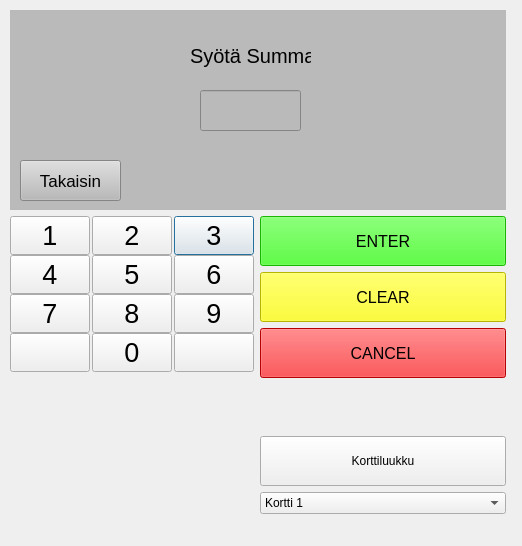
<?xml version="1.0" encoding="UTF-8"?>
<ui version="4.0">
 <class>nosto</class>
 <widget class="QDialog" name="nosto">
  <property name="geometry">
   <rect>
    <x>0</x>
    <y>0</y>
    <width>522</width>
    <height>546</height>
   </rect>
  </property>
  <property name="windowTitle">
   <string>Dialog</string>
  </property>
  <widget class="QWidget" name="layoutWidget">
   <property name="geometry">
    <rect>
     <x>10</x>
     <y>10</y>
     <width>496</width>
     <height>504</height>
    </rect>
   </property>
   <layout class="QGridLayout" name="gridLayout_3" rowstretch="0,0" rowminimumheight="200,0">
    <item row="1" column="0">
     <layout class="QGridLayout" name="gridLayout">
      <property name="horizontalSpacing">
       <number>2</number>
      </property>
      <property name="verticalSpacing">
       <number>0</number>
      </property>
      <item row="1" column="3">
       <widget class="QPushButton" name="N3">
        <property name="maximumSize">
         <size>
          <width>80</width>
          <height>50</height>
         </size>
        </property>
        <property name="font">
         <font>
          <pointsize>20</pointsize>
          <kerning>true</kerning>
         </font>
        </property>
        <property name="text">
         <string>3</string>
        </property>
       </widget>
      </item>
      <item row="1" column="1">
       <widget class="QPushButton" name="N2">
        <property name="maximumSize">
         <size>
          <width>80</width>
          <height>50</height>
         </size>
        </property>
        <property name="font">
         <font>
          <pointsize>20</pointsize>
          <kerning>true</kerning>
         </font>
        </property>
        <property name="text">
         <string>2</string>
        </property>
       </widget>
      </item>
      <item row="1" column="0">
       <widget class="QPushButton" name="N1">
        <property name="maximumSize">
         <size>
          <width>80</width>
          <height>50</height>
         </size>
        </property>
        <property name="font">
         <font>
          <pointsize>20</pointsize>
          <kerning>true</kerning>
         </font>
        </property>
        <property name="text">
         <string>1</string>
        </property>
       </widget>
      </item>
      <item row="3" column="3">
       <widget class="QPushButton" name="N6">
        <property name="maximumSize">
         <size>
          <width>80</width>
          <height>50</height>
         </size>
        </property>
        <property name="font">
         <font>
          <pointsize>20</pointsize>
          <kerning>true</kerning>
         </font>
        </property>
        <property name="text">
         <string>6</string>
        </property>
       </widget>
      </item>
      <item row="3" column="0">
       <widget class="QPushButton" name="N4">
        <property name="maximumSize">
         <size>
          <width>80</width>
          <height>50</height>
         </size>
        </property>
        <property name="font">
         <font>
          <pointsize>20</pointsize>
          <kerning>true</kerning>
         </font>
        </property>
        <property name="text">
         <string>4</string>
        </property>
       </widget>
      </item>
      <item row="5" column="3">
       <widget class="QPushButton" name="blank2">
        <property name="maximumSize">
         <size>
          <width>80</width>
          <height>50</height>
         </size>
        </property>
        <property name="font">
         <font>
          <pointsize>20</pointsize>
          <kerning>true</kerning>
         </font>
        </property>
        <property name="text">
         <string/>
        </property>
       </widget>
      </item>
      <item row="5" column="1">
       <widget class="QPushButton" name="N0">
        <property name="maximumSize">
         <size>
          <width>80</width>
          <height>50</height>
         </size>
        </property>
        <property name="font">
         <font>
          <pointsize>20</pointsize>
          <kerning>true</kerning>
         </font>
        </property>
        <property name="text">
         <string>0</string>
        </property>
       </widget>
      </item>
      <item row="4" column="3">
       <widget class="QPushButton" name="N9">
        <property name="maximumSize">
         <size>
          <width>80</width>
          <height>50</height>
         </size>
        </property>
        <property name="font">
         <font>
          <pointsize>20</pointsize>
          <kerning>true</kerning>
         </font>
        </property>
        <property name="text">
         <string>9</string>
        </property>
       </widget>
      </item>
      <item row="4" column="1">
       <widget class="QPushButton" name="N8">
        <property name="maximumSize">
         <size>
          <width>80</width>
          <height>50</height>
         </size>
        </property>
        <property name="font">
         <font>
          <pointsize>20</pointsize>
          <kerning>true</kerning>
         </font>
        </property>
        <property name="text">
         <string>8</string>
        </property>
       </widget>
      </item>
      <item row="5" column="0">
       <widget class="QPushButton" name="blank1">
        <property name="maximumSize">
         <size>
          <width>80</width>
          <height>50</height>
         </size>
        </property>
        <property name="font">
         <font>
          <pointsize>20</pointsize>
          <kerning>true</kerning>
         </font>
        </property>
        <property name="text">
         <string/>
        </property>
       </widget>
      </item>
      <item row="3" column="1">
       <widget class="QPushButton" name="N5">
        <property name="maximumSize">
         <size>
          <width>80</width>
          <height>50</height>
         </size>
        </property>
        <property name="font">
         <font>
          <pointsize>20</pointsize>
          <kerning>true</kerning>
         </font>
        </property>
        <property name="text">
         <string>5</string>
        </property>
       </widget>
      </item>
      <item row="4" column="0">
       <widget class="QPushButton" name="N7">
        <property name="maximumSize">
         <size>
          <width>80</width>
          <height>50</height>
         </size>
        </property>
        <property name="font">
         <font>
          <pointsize>20</pointsize>
          <kerning>true</kerning>
         </font>
        </property>
        <property name="text">
         <string>7</string>
        </property>
       </widget>
      </item>
      <item row="6" column="0">
       <spacer name="verticalSpacer_3">
        <property name="orientation">
         <enum>Qt::Vertical</enum>
        </property>
        <property name="sizeHint" stdset="0">
         <size>
          <width>20</width>
          <height>40</height>
         </size>
        </property>
       </spacer>
      </item>
     </layout>
    </item>
    <item row="0" column="0" colspan="3">
     <layout class="QGridLayout" name="gridLayout_2">
      <item row="0" column="0">
       <widget class="QFrame" name="display">
        <property name="styleSheet">
         <string notr="true">background-color: rgb(186, 186, 186);</string>
        </property>
        <property name="frameShape">
         <enum>QFrame::StyledPanel</enum>
        </property>
        <property name="frameShadow">
         <enum>QFrame::Raised</enum>
        </property>
        <widget class="QStackedWidget" name="stackedWidget">
         <property name="geometry">
          <rect>
           <x>0</x>
           <y>0</y>
           <width>501</width>
           <height>201</height>
          </rect>
         </property>
         <property name="currentIndex">
          <number>1</number>
         </property>
         <widget class="QWidget" name="page">
          <widget class="QPushButton" name="eur20">
           <property name="geometry">
            <rect>
             <x>0</x>
             <y>0</y>
             <width>71</width>
             <height>41</height>
            </rect>
           </property>
           <property name="font">
            <font>
             <pointsize>11</pointsize>
            </font>
           </property>
           <property name="text">
            <string>20€</string>
           </property>
          </widget>
          <widget class="QPushButton" name="eur40">
           <property name="geometry">
            <rect>
             <x>0</x>
             <y>50</y>
             <width>71</width>
             <height>41</height>
            </rect>
           </property>
           <property name="font">
            <font>
             <pointsize>11</pointsize>
            </font>
           </property>
           <property name="text">
            <string>40€</string>
           </property>
          </widget>
          <widget class="QPushButton" name="eur50">
           <property name="geometry">
            <rect>
             <x>0</x>
             <y>100</y>
             <width>71</width>
             <height>41</height>
            </rect>
           </property>
           <property name="font">
            <font>
             <pointsize>11</pointsize>
            </font>
           </property>
           <property name="text">
            <string>50€</string>
           </property>
          </widget>
          <widget class="QPushButton" name="eur80">
           <property name="geometry">
            <rect>
             <x>430</x>
             <y>0</y>
             <width>71</width>
             <height>41</height>
            </rect>
           </property>
           <property name="font">
            <font>
             <pointsize>11</pointsize>
            </font>
           </property>
           <property name="text">
            <string>80€</string>
           </property>
          </widget>
          <widget class="QPushButton" name="eur100">
           <property name="geometry">
            <rect>
             <x>430</x>
             <y>50</y>
             <width>71</width>
             <height>41</height>
            </rect>
           </property>
           <property name="font">
            <font>
             <pointsize>11</pointsize>
            </font>
           </property>
           <property name="text">
            <string>100€</string>
           </property>
          </widget>
          <widget class="QPushButton" name="eur150">
           <property name="geometry">
            <rect>
             <x>430</x>
             <y>100</y>
             <width>71</width>
             <height>41</height>
            </rect>
           </property>
           <property name="font">
            <font>
             <pointsize>11</pointsize>
            </font>
           </property>
           <property name="text">
            <string>150€</string>
           </property>
          </widget>
          <widget class="QPushButton" name="eur200">
           <property name="geometry">
            <rect>
             <x>430</x>
             <y>150</y>
             <width>71</width>
             <height>41</height>
            </rect>
           </property>
           <property name="font">
            <font>
             <pointsize>11</pointsize>
            </font>
           </property>
           <property name="text">
            <string>200€</string>
           </property>
          </widget>
          <widget class="QPushButton" name="muuButton">
           <property name="geometry">
            <rect>
             <x>0</x>
             <y>150</y>
             <width>71</width>
             <height>41</height>
            </rect>
           </property>
           <property name="font">
            <font>
             <pointsize>9</pointsize>
            </font>
           </property>
           <property name="text">
            <string>Muu Summa</string>
           </property>
          </widget>
         </widget>
         <widget class="QWidget" name="page_2">
          <widget class="QLineEdit" name="muuSummaLineEdit">
           <property name="geometry">
            <rect>
             <x>190</x>
             <y>80</y>
             <width>101</width>
             <height>41</height>
            </rect>
           </property>
           <property name="font">
            <font>
             <pointsize>15</pointsize>
            </font>
           </property>
          </widget>
          <widget class="QLabel" name="label">
           <property name="geometry">
            <rect>
             <x>180</x>
             <y>30</y>
             <width>121</width>
             <height>31</height>
            </rect>
           </property>
           <property name="font">
            <font>
             <pointsize>15</pointsize>
            </font>
           </property>
           <property name="text">
            <string>Syötä Summa</string>
           </property>
          </widget>
          <widget class="QPushButton" name="nostoTakaisin">
           <property name="geometry">
            <rect>
             <x>10</x>
             <y>150</y>
             <width>101</width>
             <height>41</height>
            </rect>
           </property>
           <property name="font">
            <font>
             <pointsize>13</pointsize>
            </font>
           </property>
           <property name="text">
            <string>Takaisin</string>
           </property>
          </widget>
         </widget>
        </widget>
       </widget>
      </item>
     </layout>
    </item>
    <item row="1" column="1" colspan="2">
     <layout class="QVBoxLayout" name="verticalLayout_5">
      <item>
       <widget class="QPushButton" name="okButton">
        <property name="minimumSize">
         <size>
          <width>0</width>
          <height>50</height>
         </size>
        </property>
        <property name="font">
         <font>
          <family>Segoe UI</family>
          <pointsize>12</pointsize>
          <italic>false</italic>
          <bold>false</bold>
          <kerning>true</kerning>
         </font>
        </property>
        <property name="styleSheet">
         <string notr="true">background-color: rgb(34, 255, 0);
font: 12pt &quot;Segoe UI&quot;;</string>
        </property>
        <property name="text">
         <string>ENTER</string>
        </property>
       </widget>
      </item>
      <item>
       <widget class="QPushButton" name="clearButton">
        <property name="minimumSize">
         <size>
          <width>0</width>
          <height>50</height>
         </size>
        </property>
        <property name="font">
         <font>
          <family>Segoe UI</family>
          <pointsize>12</pointsize>
          <italic>false</italic>
          <bold>false</bold>
          <kerning>true</kerning>
         </font>
        </property>
        <property name="styleSheet">
         <string notr="true">background-color: rgb(255, 255, 0);
font: 12pt &quot;Segoe UI&quot;;</string>
        </property>
        <property name="text">
         <string>CLEAR</string>
        </property>
       </widget>
      </item>
      <item>
       <widget class="QPushButton" name="cancelButton">
        <property name="minimumSize">
         <size>
          <width>0</width>
          <height>50</height>
         </size>
        </property>
        <property name="font">
         <font>
          <family>Segoe UI</family>
          <pointsize>12</pointsize>
          <italic>false</italic>
          <bold>false</bold>
          <kerning>true</kerning>
         </font>
        </property>
        <property name="styleSheet">
         <string notr="true">background-color: rgb(255, 0, 4);
font: 12pt &quot;Segoe UI&quot;;</string>
        </property>
        <property name="text">
         <string>CANCEL</string>
        </property>
        <property name="checkable">
         <bool>false</bool>
        </property>
       </widget>
      </item>
      <item>
       <spacer name="verticalSpacer">
        <property name="orientation">
         <enum>Qt::Vertical</enum>
        </property>
        <property name="sizeHint" stdset="0">
         <size>
          <width>20</width>
          <height>40</height>
         </size>
        </property>
       </spacer>
      </item>
      <item>
       <widget class="QPushButton" name="insertCardButton">
        <property name="minimumSize">
         <size>
          <width>240</width>
          <height>50</height>
         </size>
        </property>
        <property name="text">
         <string>Korttiluukku</string>
        </property>
       </widget>
      </item>
      <item>
       <widget class="QComboBox" name="comboBox">
        <item>
         <property name="text">
          <string>Kortti 1</string>
         </property>
        </item>
        <item>
         <property name="text">
          <string>Kortti 2</string>
         </property>
        </item>
        <item>
         <property name="text">
          <string>Kortti 3</string>
         </property>
        </item>
        <item>
         <property name="text">
          <string>Kortti 4</string>
         </property>
        </item>
       </widget>
      </item>
     </layout>
    </item>
   </layout>
  </widget>
 </widget>
 <resources/>
 <connections/>
</ui>
